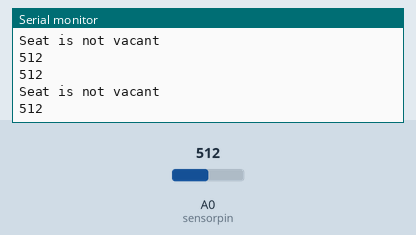
The sketch below on a simulated Arduino Uno, built with avr-gcc and run on an emulated ATmega328P. Parts: the last lines printed to the serial monitor. The inputs (shaded band) are chosen by the test bench; at power-on: A0 (sensorpin) = 512.

Above: at 6.8 s.
6.9 s: A0 (sensorpin) set to 190
At 10.4 s:
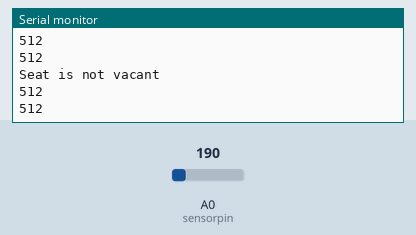
16.5 s: A0 (sensorpin) set to 210
At 19.3 s:
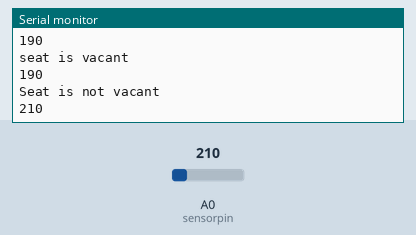
Timing chart, 0 to 20.8 s (numbered marks = the images above; inputs shaded):
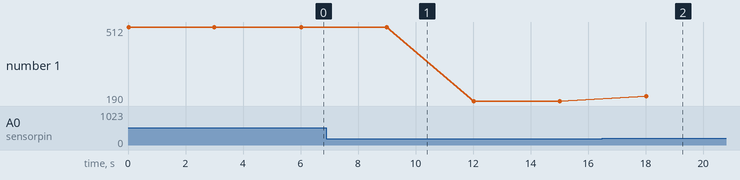

The sketch:

seat_program.ino
```cpp
const int sensorpin=0;
const int threshold=200;
void setup() {
  Serial.begin(9600);
  pinMode(sensorpin,INPUT);
  // put your setup code here, to run once:

}

void loop() {
  int val= analogRead(sensorpin);
if (val >= threshold)
{
  Serial.println("Seat is not vacant");
  Serial.println(val);
  delay(3000);
}
else
Serial.println("seat is vacant");
Serial.println(val);
delay(3000);
  // put your main code here, to run repeatedly:

}
```

Measured:
- after the input at 16.5 s, the serial monitor: prints a new line after 1.5 s (image 2)
- plotted number 1: 512 → 190 after the input at 6.9 s, 190 → 210 after the input at 16.5 s
